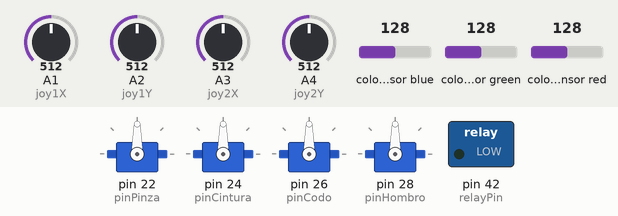
Simulated run of this sketch. Board: Arduino Mega 2560, built with avr-gcc and run on an emulated ATmega2560. Parts: 4 × servo, switched loads named in the sketch (green lamp = pin HIGH). Wiring (inferred from the names in the program): TCS3200 colour sensor: output pin 38; S2 pin 34; S3 pin 36; S0 pin 30; S1 pin 32. The inputs (shaded band) are chosen by the test bench; at power-on: A1 (joy1X) = 512, A2 (joy1Y) = 512, A3 (joy2X) = 512, A4 (joy2Y) = 512, colour sensor blue 128, colour sensor green 128, colour sensor red 128. Pins used as bus, display or sensor lines are not drawn; what the sketch prints to the serial monitor is not drawn.

Above: at 1.2 s.
1.3 s: A1 (joy1X) set to 170
At 3.1 s:
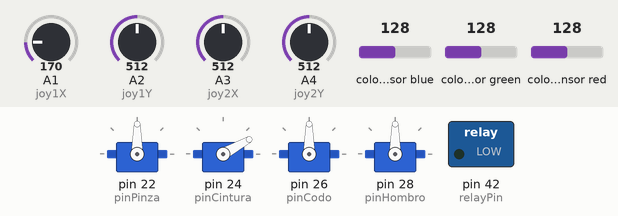
3.4 s: A2 (joy1Y) set to 30
At 5.3 s:
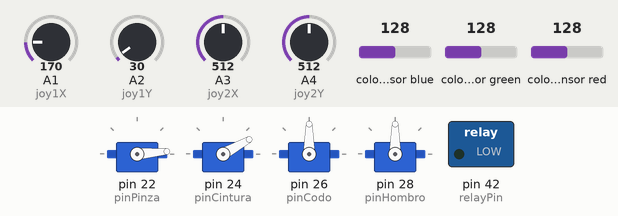
5.8 s: A3 (joy2X) set to 30
At 7.1 s:
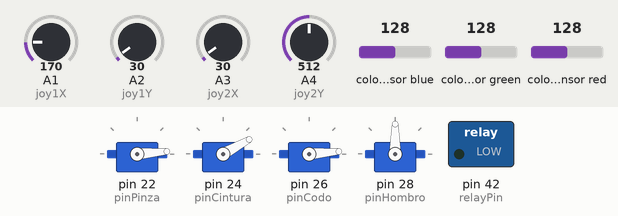
Timing chart, 0 to 8.8 s (numbered marks = the images above; inputs shaded):
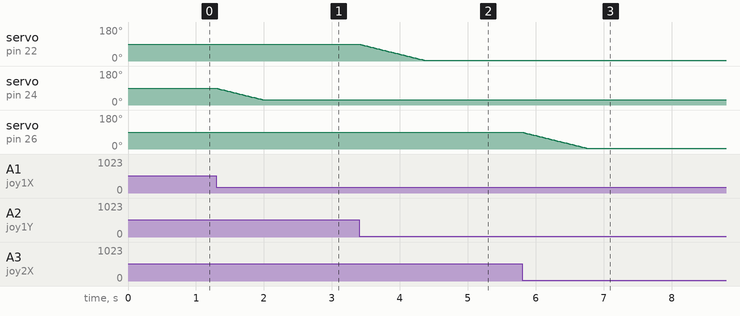

The sketch:

Code.ino
```cpp
#include <Servo.h>

constexpr uint8_t S0  = 30, S1  = 32, S2  = 34, S3  = 36, OUT = 38;
constexpr uint8_t relayPin = 42, DETECTION_COUNT = 5;
constexpr uint8_t pinPinza = 22, pinCintura = 24, pinCodo = 26, pinHombro = 28;
constexpr uint8_t joy1X = A1, joy1Y = A2, joy2X = A3, joy2Y = A4;
constexpr int deadZone = 40;
constexpr uint8_t maxStep = 2, stepDelay = 20;
constexpr uint8_t MIN_ANG = 0, MAX_ANG = 180;

Servo servoPinza, servoCintura, servoCodo, servoHombro;
uint8_t angPinza = 90, angCintura = 90, angCodo = 90, angHombro = 90;
uint8_t redCount = 0, blueCount = 0, greenCount = 0;
uint8_t lastAngPinza = 90, lastAngCintura = 90, lastAngCodo = 90, lastAngHombro = 90;

unsigned long readColor(uint8_t s2, uint8_t s3, uint8_t samples = 4) {
  digitalWrite(S2, s2);
  digitalWrite(S3, s3);
  unsigned long total = 0;
  for (uint8_t i = 0; i < samples; i++) {
    total += pulseIn(OUT, LOW, 12000);
  }
  return (samples > 0) ? total / samples : 0;
}

uint8_t smoothMove(uint8_t actual, uint8_t target, uint8_t step) {
  if (target > actual) return (actual + step > target) ? target : actual + step;
  if (target < actual) return (actual < step || actual - step < target) ? target : actual - step;
  return actual;
}

inline int applyDeadZone(int val) {
  return (abs(val - 512) < deadZone) ? 512 : val;
}

inline uint8_t clampAngle(int angle) {
  return static_cast<uint8_t>(constrain(angle, MIN_ANG, MAX_ANG));
}

void setup() {
  Serial.begin(115200);
  pinMode(S0, OUTPUT); pinMode(S1, OUTPUT);
  pinMode(S2, OUTPUT); pinMode(S3, OUTPUT);
  pinMode(OUT, INPUT);
  pinMode(relayPin, OUTPUT);
  digitalWrite(S0, HIGH); digitalWrite(S1, HIGH);
  digitalWrite(relayPin, LOW);
  servoPinza.attach(pinPinza);
  servoCintura.attach(pinCintura);
  servoCodo.attach(pinCodo);
  servoHombro.attach(pinHombro);
  servoPinza.write(angPinza);
  servoCintura.write(angCintura);
  servoCodo.write(angCodo);
  servoHombro.write(angHombro);
  Serial.println(F("Brazo robótico listo (joysticks reasignados)"));
}

void loop() {
  unsigned long r = readColor(LOW, LOW);
  unsigned long b = readColor(LOW, HIGH);
  unsigned long g = readColor(HIGH, HIGH);

  Serial.print(F("R:")); Serial.print(r);
  Serial.print(F(" G:")); Serial.print(g);
  Serial.print(F(" B:")); Serial.println(b);

  redCount   = (r < 1) ? redCount + 1 : 0;
  blueCount  = (b < 1) ? blueCount + 1 : 0;
  greenCount = (g < 1) ? greenCount + 1 : 0;

  if (redCount >= DETECTION_COUNT || blueCount >= DETECTION_COUNT || greenCount >= DETECTION_COUNT) {
    digitalWrite(relayPin, HIGH);
  } else {
    digitalWrite(relayPin, LOW);
  }

  int v1x = applyDeadZone(analogRead(joy1X)); // A1 → cintura
  int v1y = applyDeadZone(analogRead(joy1Y)); // A2 → pinza
  int v2x = applyDeadZone(analogRead(joy2X)); // A3 → codo
  int v2y = applyDeadZone(analogRead(joy2Y)); // A4 → hombro

  uint8_t tgtCint = clampAngle(map(v1x, 0, 1023, MIN_ANG, MAX_ANG));
  uint8_t tgtPinz = clampAngle(map(v1y, 0, 1023, MIN_ANG, MAX_ANG));
  uint8_t tgtCodo = clampAngle(map(v2x, 0, 1023, MIN_ANG, MAX_ANG));
  uint8_t tgtHomb = clampAngle(map(v2y, 0, 1023, MIN_ANG, MAX_ANG));

  angCintura = smoothMove(angCintura, tgtCint, maxStep);
  angPinza   = smoothMove(angPinza,   tgtPinz, maxStep);
  angCodo    = smoothMove(angCodo,    tgtCodo, maxStep);
  angHombro  = smoothMove(angHombro,  tgtHomb, maxStep);

  if (angPinza != lastAngPinza)    { servoPinza.write(angPinza);    lastAngPinza = angPinza; }
  if (angCintura != lastAngCintura){ servoCintura.write(angCintura);lastAngCintura = angCintura; }
  if (angCodo != lastAngCodo)      { servoCodo.write(angCodo);      lastAngCodo = angCodo; }
  if (angHombro != lastAngHombro)  { servoHombro.write(angHombro);  lastAngHombro = angHombro; }

  delay(stepDelay);
}
```

Measured:
- after the input at 1.3 s, servo on pin 24 (pinCintura): moves from 90° to 29° over 0.67 s, starting at once
- after the input at 3.4 s, servo on pin 22 (pinPinza): moves from 90° to 5° over 0.94 s, starting at once
- after the input at 5.8 s, servo on pin 26 (pinCodo): moves from 90° to 5° over 0.94 s, starting at once
